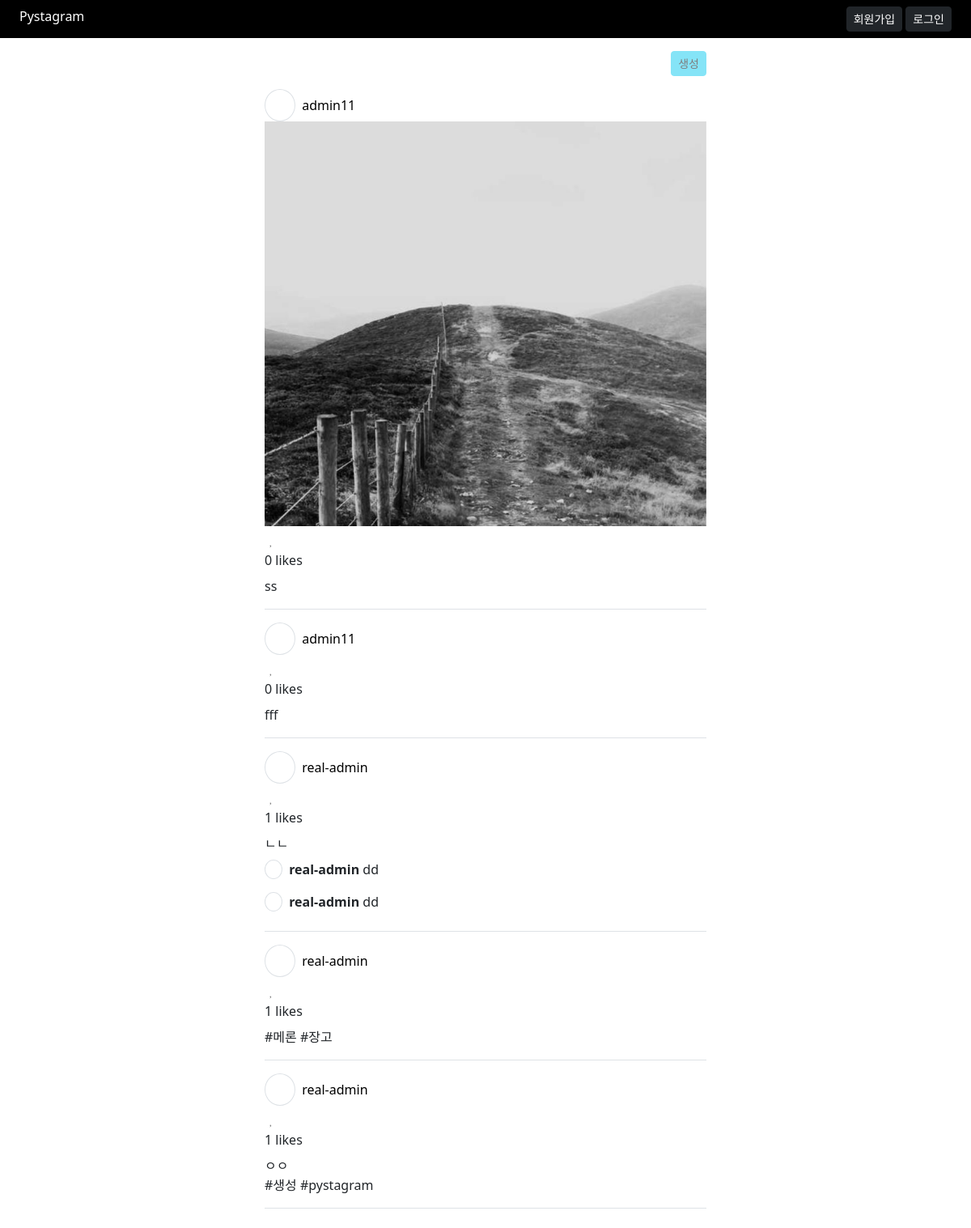
The page / on the database its author committed.
### post/models.py (models this page shows, shortened)
class Post(TimestampModel):  # utils/models.py 에서 상속 받은 모델
    content = models.TextField('본문')
    user = models.ForeignKey(User, on_delete=models.CASCADE)  # 외례키 설정, 유저 삭제시 같이 삭제
    class Meta:
        verbose_name = '포스트'
        verbose_name_plural = '포스트 목록'

class PostImage(TimestampModel):
    post = models.ForeignKey(Post, on_delete=models.CASCADE, related_name='images')  # related_name='postimage_set'이 기본값
    image = models.ImageField('이미지', upload_to='post/%Y/%m/%d')  # 이미지 경로가 post/년/월/일
    class Meta:
        verbose_name = '이미지'
        verbose_name_plural = '이미지 목록'

class Comment(TimestampModel):
    post = models.ForeignKey(Post, related_name='comments', on_delete=models.CASCADE)
    content = models.CharField('내용', max_length=255)
    user = models.ForeignKey(User, on_delete=models.CASCADE)

### member/models.py (models this page shows, shortened)
class User(AbstractBaseUser):  # 기본 기능은 상속받아서 사용
    email = models.EmailField(
        verbose_name='email',
        unique = True
    )
    is_active = models.BooleanField(default = False) # 기본적으로 비활성화 시켜놓고 확인 후 활성화
    is_admin = models.BooleanField(default = False)  # admin 기능
    nickname = models.CharField('nickname', max_length=20, unique=True)
    following = models.ManyToManyField(
        'self', symmetrical=False, related_name='followers',
        through='UserFollowing', through_fields=('from_user', 'to_user')
    )  # 'self' User가 User를 받을 수 없어서 self사용
    objects = UserManager()  # 메니져는 UserManager()
    USERNAME_FIELD = 'email'  # 기본 유저네임(아이디)를 email로 지정
    EMAIL_FIELD = 'email'
    REQUIRED_FIELDS = []
    class Meta:
        verbose_name = '유저'
        verbose_name_plural = f'{verbose_name} 목록'
    def __str__(self):
        return self.nickname

### post/views.py (the view)
# urls.py: path('', post_views.PostListView.as_view(), name='main'),
class PostListView(ListView):
    queryset = Post.objects.all().select_related('user').prefetch_related('images', 'comments', 'likes')
    template_name = 'post/list.html'
    paginate_by = 5
    ordering = ('-created_at',)
    def get_context_data(self, *args, **kwargs):
        data = super().get_context_data(*args, **kwargs)
        data['comment_form'] = CommentForm()
        return data

### post/templatetags/custom_tag.py (called while the page is built)
@register.simple_tag()
def add_like_class(user, likes):
    for like_obj in likes:
        if like_obj.user == user:
            return ' text-danger'
    return ''

### templates/post/list.html (shortened to what this page needs)
{% extends 'base.html' %}
{% load static %}
{% load custom_tag %}
{% block style %}
    <link rel="stylesheet" href="https://cdn.jsdelivr.net/npm/swiper@11/swiper-bundle.min.css"/>
{% endblock %}
{% block content %}
    <div class="row">
        <div class="text-end col-10 offset-1 col-lg-6 offset-lg-3 opacity-50">
            <a class="btn btn-sm btn-info" href="{% url 'create' %}">생성</a>
        </div>
        <div class="col-10 offset-1 col-lg-6 offset-lg-3 infinite-container">
            {% for post in object_list %}
                <div class="border-bottom my-4 pb-2 infinite-item">
                    <div class="mb-2">
                        <span class="p-2 border rounded-circle me-2">
                            <i class="fa-solid fa-user" style="width: 16px; padding-left: 3px;"></i>
                        </span>
                        <a href="{% url 'profile:detail' post.user.nickname %}" class="text-decoration-none text-black">
                            {{ post.user.nickname }}
                        </a>
                    </div>
                    <div class="swiper" style="max-height: 500px;">
                        <div class="border-1 swiper-wrapper">
                        {% for post_image in post.images.all %}
                            <div class="swiper-slide">
                                <img class="img-fluid post-image" src="{{ post_image.image.url }}" alt="">
                            </div>
                        {% endfor %}
                        </div>
                    </div>
                    <div class="mt-1">
                        <button class="border-0 bg-transparent rounded-3 like-btn{% add_like_class request.user post.likes.all %}" data-post_pk="{{ post.pk }}">
                            <i class="fa-regular fa-heart"></i>
                        </button>
                        <button class="border-0 bg-transparent rounded-3 add-comment">
                            <i class="fa-regular fa-comment"></i>
                        </button>
                        <div>
                            {{ post.likes.count }} likes
                        </div>
                        <div class="my-2">
                        {{ post.content | linebreaksbr }}
                        </div>
                    </div>
                    <div class="mt-2">
                        {% for comment in post.comments.all %}
                            <p>
                                <span class="px-1 py-0 border rounded-circle me-2">
                                    <i class="fa-solid fa-user fa-xs" style="width:8px; padding-left: 1px;"></i>
                                </span>
                                <strong>{{ comment.user }}</strong> {{ comment.content | linebreaksbr }}
                            </p>
                        {% endfor %}
                    </div>
                </div>
            {% endfor %}
        </div>
    </div>
{% endblock %}

### static/css/my_style.css (style rules this page uses)
.like-btn { color: gray; }
.add-comment { color: lightgreen !important; }
.post-image { aspect-ratio: 1 / 1; object-fit: cover; }

### templates/post/list.html (style rules this page uses)
.post-image { aspect-ratio: 1 / 1; object-fit: cover; }

### rows shown on the page
Post: user.nickname "admin11", likes.count "0", content "ss"
PostImage: image (picture)
Post: user.nickname "admin11", likes.count "0", content "fff"
Post: user.nickname "real-admin", likes.count "1", content "ㄴㄴ"
Comment: user "real-admin", content "dd"
Comment: user "real-admin", content "dd"
Post: user.nickname "real-admin", likes.count "1", content "#메론 #장고"
Post: user.nickname "real-admin", likes.count "1", content "ㅇㅇ #생성 #pystagram"
